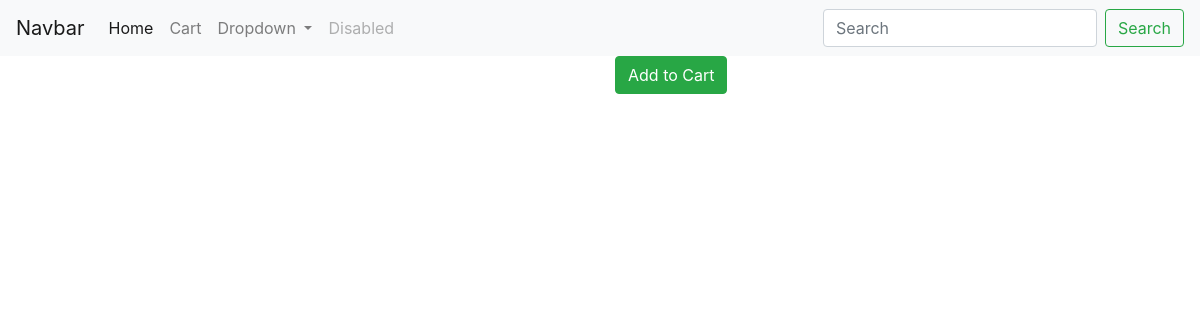
Page /products/product-4/ on the earlier database version.
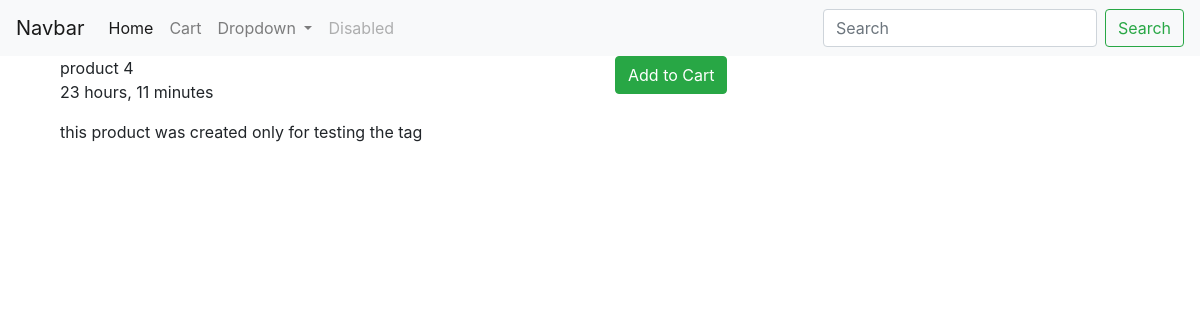
Same page on the later database version.
### products/models.py (models this page shows, shortened)
class Product(models.Model):
      title       = models.CharField(max_length=120)
      slug        = models.SlugField(blank=True,unique=True)
      description = models.TextField()
      price       = models.DecimalField(decimal_places=2,max_digits=10,default=39.99)
      image       = models.ImageField(upload_to=uploadImagePath,null=True,blank=True)
      featured    = models.BooleanField(default=False)
      active      = models.BooleanField(default=True)
      timestamp   = models.DateTimeField(auto_now_add=True)
      objects=ProductModelManager()

### products/views.py (the view)
# urls.py: path("<slug:slug>/",ProductDetailView.as_view(),name='detail'),
class ProductDetailView(DetailView):
      queryset=Product.objects.all()
      template_name="products/product_detail.html"
      def get_context_data(self,*args,**kwargs):
            context=super().get_context_data(*args,**kwargs)
            cart_obj,new_obj=Cart.objects.new_or_get(self.request)
            context['cart']=cart_obj
            return context
      def get_object(self,*args,**kwargs):
            obj = Product.objects.filter(slug=self.kwargs.get('slug')).first()
            if obj:
                  return obj
            else:
                  Http404("object did not found")
                  return None

### cart/models.py (called while the page is built)
def pre_save_cart_receiver(sender,instance,*args,**kwargs):
      supply_cost=10
      if instance.subtotal>0:
            instance.total=instance.subtotal+supply_cost;
      else:
            instance.total=0.0

      def new(self,user=None):
            user_obj=None
            if user is not None:
                  if user.is_authenticated:
                        user_obj=user
            return self.model.objects.create(user=user_obj)

      def new_or_get(self,request):
            cart_id=request.session.get("cart_id")
            qs=Cart.objects.filter(id=cart_id)
            if qs.count()==1:
                  print("cart id exists")
                  cart_obj=qs.first()
                  new_obj=False
                  if request.user.is_authenticated and cart_obj.user is None:
                        cart_obj.user =request.user
                        cart_obj.save()
            else:
                  cart_obj=Cart.objects.new(user=request.user)
                  new_obj=True
                  request.session['cart_id']=cart_obj.id
            return cart_obj,new_obj

### products/models.py (called while the page is built)
      def active(self):
            return self.filter(active=True)

      def get_queryset(self):
            return ProductsCustomQuerySet(self.model,using=self._db)

      def all(self):
            return self.get_queryset().active()#get_queryset() returns all products

### products/templates/products/product_detail.html (shortened to what this page needs)
{% extends 'base.html' %}
{% block content %}
      <div class="container">
            <div class="row">
                  <div class="col-12 col-md-6">
                        <div>{{object.title}}</div>
                        <p>{{object.timestamp|timesince}}</p>
                        <div>{{object.description|linebreaks}}</div>
                  </div>
                  <div class="col-12 col-md-6">
                        {% include 'products/snippets/update-cart.html' with product=object cart=cart %}
                  </div>
            </div>
{% endblock content %}

### templates/base.html (shortened to what this page needs)
{% load static %}
<!DOCTYPE html>
<html lang="en">
<head>
      {% include 'base/css.html' %}
</head>
<body>
      {% include 'snippets/navbar.html'  %}
      <div class="container">
            {% block content %}
            {% endblock content %}
      </div>
</body>
</html>

### templates/base/css.html
{% load static %}
<link rel="stylesheet" href="{% static 'bootstrap/css/bootstrap.min.css' %}">

### templates/snippets/navbar.html (shortened to what this page needs)
{% url 'search:search' as search_url %}
<nav class="navbar navbar-expand-lg navbar-light bg-light">
      <a class="navbar-brand" href="#">Navbar</a>
      <div class="collapse navbar-collapse" id="navbarSupportedContent">
        <ul class="navbar-nav mr-auto">
          <li class="nav-item active">
            <a class="nav-link" href="#">Home <span class="sr-only">(current)</span></a>
          </li>
          <li class="nav-item">
            <a class="nav-link" href="#">Cart</a>
          </li>
          <li class="nav-item dropdown">
            <a class="nav-link dropdown-toggle" href="#" id="navbarDropdown" role="button" data-toggle="dropdown" aria-haspopup="true" aria-expanded="false">
              Dropdown
            </a>
          </li>
          <li class="nav-item">
            <a class="nav-link disabled" href="#">Disabled</a>
          </li>
        </ul>
        <form class="form-inline my-2 my-lg-0" action={{search_url}}>
          <input class="form-control mr-sm-2" type="search" placeholder="Search" aria-label="Search" name="q">
          <button class="btn btn-outline-success my-2 my-sm-0" type="submit">Search</button>
      </div>
    </nav>

### products/templates/products/snippets/update-cart.html (shortened to what this page needs)
<form action="{% url 'cart:cart-update' %}" method="POST" class="form">
      {% if object in cart.products.all %}
      In cart<button type="submit" class="btn btn-link" >Remove</button>
      {% else %}
      <button type="submit" class='btn btn-success' >Add to Cart</button>
      {% endif %}
</form>

### templates/base/js.html (shortened to what this page needs)
{% load static %}

Differences in the rows shown:
added Product: title "product 4", timestamp "23 hours, 11 minutes", description "this product was created only for testing the tag"
